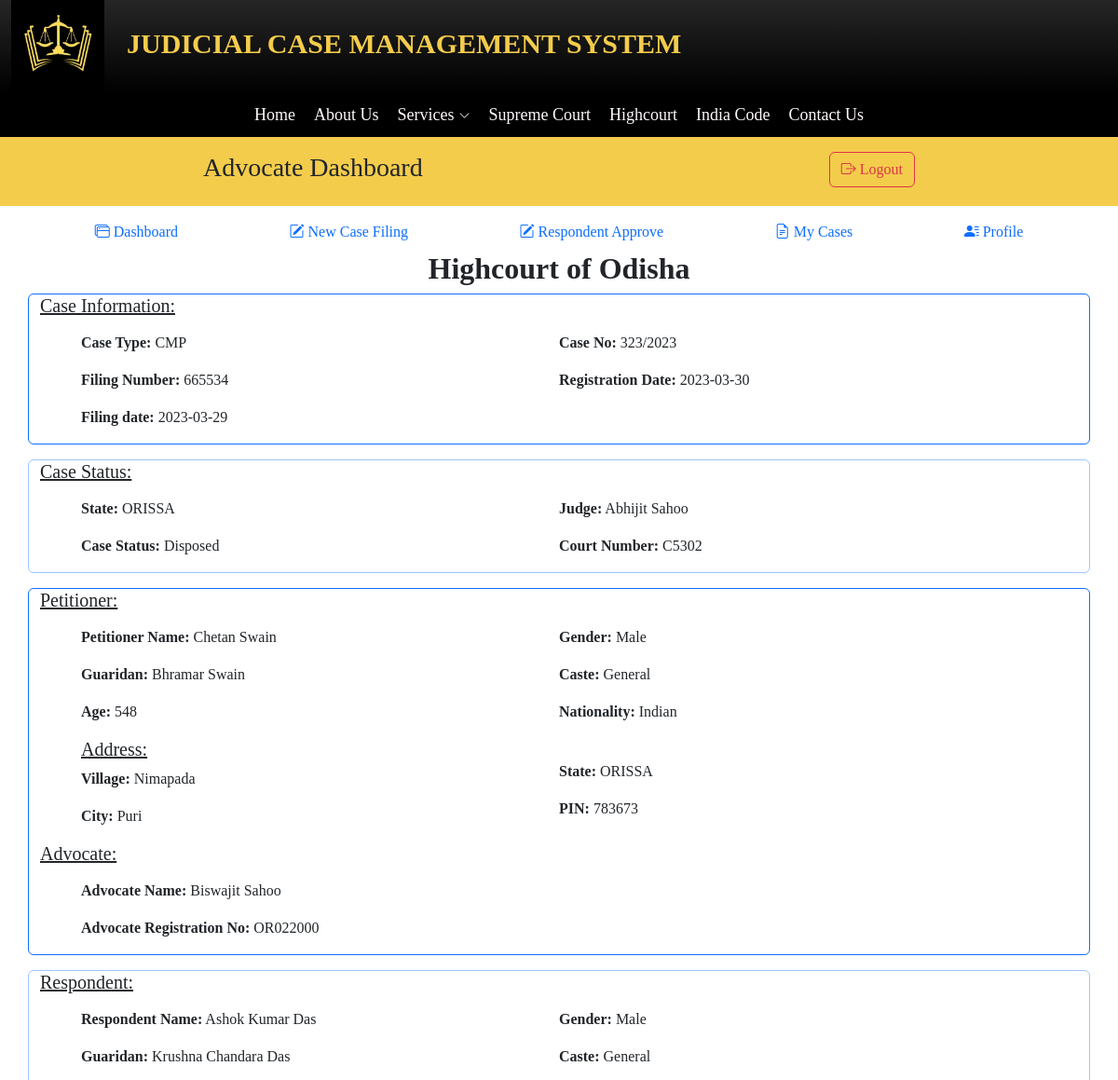
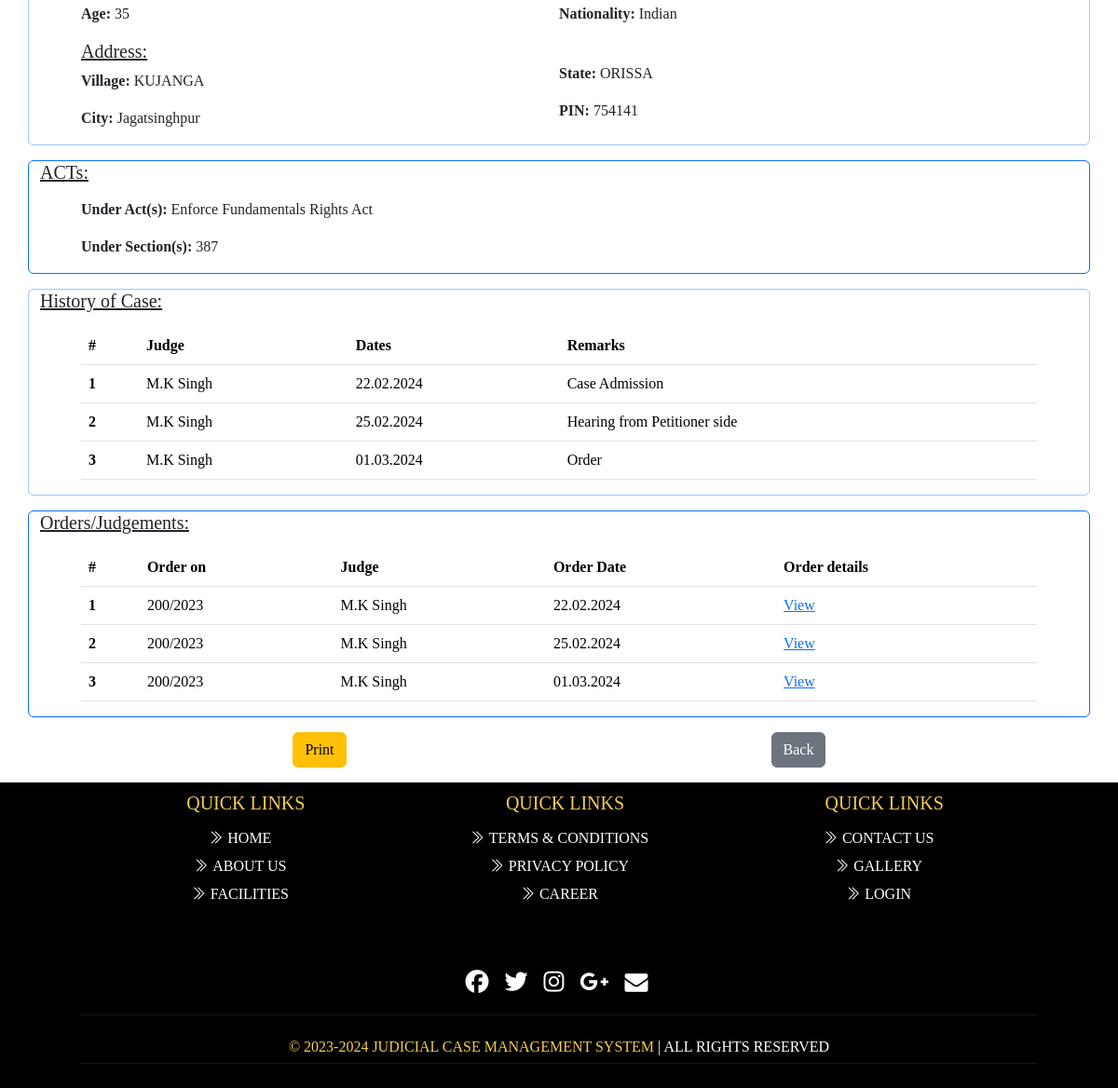
/Advocate/caseinfo.php?fno=665534 (signed in), run on the app's committed database (2 pictures, top to bottom).
### tables this page shows
CREATE TABLE `casefiling` (
  `slno` int(11) NOT NULL,
  `filingno` int(20) NOT NULL,
  `state` varchar(20) NOT NULL,
  `court` varchar(100) NOT NULL,
  `casetype` varchar(15) NOT NULL,
  `date` date NOT NULL,
  `pname` varchar(50) NOT NULL,
  `pgname` varchar(50) NOT NULL,
  `page` int(10) NOT NULL,
  `pgender` varchar(15) NOT NULL,
  `pnation` varchar(20) NOT NULL,
  `pcaste` varchar(10) NOT NULL,
  `pemail` varchar(50) NOT NULL,
  `pphn` bigint(12) NOT NULL,
  `padd` varchar(70) NOT NULL,
  `pcity` varchar(20) NOT NULL,
  `pstate` varchar(20) NOT NULL,
  `ppin` int(6) NOT NULL,
  `rname` varchar(50) NOT NULL,
  `rgname` varchar(50) NOT NULL,
  `rage` int(5) NOT NULL,
  `rgender` varchar(6) NOT NULL,
  `rnation` varchar(20) NOT NULL,
  `rcaste` varchar(25) NOT NULL,
  `radd` varchar(70) NOT NULL,
  `rcity` varchar(20) NOT NULL,
  `rstate` varchar(20) NOT NULL,
  `rpin` int(6) NOT NULL,
  `advno` varchar(30) NOT NULL,
  `advname` varchar(50) NOT NULL,
  `r_advname` varchar(50) DEFAULT NULL,
  `r_advno` varchar(10) DEFAULT NULL,
  `fact` text NOT NULL,
  `act` varchar(100) NOT NULL,
  `section` varchar(100) NOT NULL,
  `file` varchar(100) NOT NULL,
  `sts` varchar(11) NOT NULL,
  `judgement` text DEFAULT NULL,
  `verify` int(1) NOT NULL DEFAULT 0
);

CREATE TABLE `case_info` (
  `slno` int(100) NOT NULL,
  `f_filingno` varchar(11) NOT NULL,
  `f-date` date NOT NULL,
  `case_type` varchar(11) NOT NULL,
  `case_no` varchar(11) NOT NULL,
  `year` int(11) NOT NULL,
  `regd_date` date NOT NULL,
  `j_regd` varchar(11) NOT NULL,
  `a_regd` varchar(11) NOT NULL,
  `courtno` int(11) NOT NULL
);

CREATE TABLE `judge_info` (
  `j_slno` int(20) NOT NULL,
  `j_regd` varchar(50) NOT NULL,
  `j_name` varchar(50) NOT NULL,
  `j_email` varchar(50) NOT NULL,
  `j_phn` bigint(11) NOT NULL,
  `j_pass` varchar(50) NOT NULL,
  `j_path` varchar(100) NOT NULL,
  `status` tinyint(1) NOT NULL
);

### Advocate/caseinfo.php (the view, shortened to what this page needs)
<?php
$f = $_GET['fno'];
include '../dbcon.php';
try {
    $sql = "SELECT * FROM `casefiling` WHERE `filingno`='$f'";
    $run = mysqli_query($con, $sql);
    if (mysqli_num_rows($run) > 0) {
        while ($row = mysqli_fetch_assoc($run)) {
            $filingno = $row['filingno'];
            $state = $row['state'];
            $casetype = $row['casetype'];
            $date = $row['date'];
            $pname = $row['pname'];
            $pgname = $row['pgname'];
            $page = $row['page'];
            $pgender = $row['pgender'];
            $pnation = $row['pnation'];
            $pcaste = $row['pcaste'];
            $padd = $row['padd'];
            $pcity = $row['pcity'];
            $pstate = $row['pstate'];
            $ppin = $row['ppin'];
            $rname = $row['rname'];
            $rgname = $row['rgname'];
            $rage = $row['rage'];
            $rgender = $row['rgender'];
            $rnation = $row['rnation'];
            $rcaste = $row['rcaste'];
            $radd = $row['radd'];
            $rcity = $row['rcity'];
            $rstate = $row['rstate'];
            $rpin = $row['rpin'];
            $advno = $row['advno'];
            $advname = $row['advname'];
            $act = $row['act'];
            $section = $row['section'];
            $sts = $row['sts'];
        }
    } else {
        echo "Records not available";
        exit();
    }
} catch (\Throwable $th) {
    echo "Error to Found data";
}
?>
<!DOCTYPE html>
<html lang="en">
<head>
</head>
<body>
    <?php include 'head.php'; ?>
    <?php include 'a_nav.php'; ?>
    <section>
        <div class="container text-center">
            <h2><strong>Highcourt of Odisha</strong></h2>
        </div>
        <div class="container border border-primary rounded mb-3">
            <h5 class=""><u>Case Information:</u></h5>
            <div class="mt-3">
                <div class="row">
                    <div class="col">
                        <p><strong>Case Type:</strong> <span><?php echo $casetype; ?></span></p>
                        <p><strong>Filing Number:</strong> <span><?php echo $filingno; ?></span></p>
                        <p><strong>Filing date:</strong> <span><?php echo $date; ?></span></p>
                    </div>
                    <div class="col">
                        <?php
                        $query = "SELECT * FROM `case_info` WHERE `f_filingno`='$filingno' ";
                        $res = mysqli_query($con, $query);
                        if (mysqli_num_rows($res) > 0) {
                            while ($r = mysqli_fetch_assoc($res)) {
                                $case = $r["case_no"] . '/' . $r["year"];
                                $rdate = $r["regd_date"];
                                $jid = $r["j_regd"];
                            }
                        }
                        $query2 = "SELECT * FROM `judge_info` WHERE `j_regd`='$jid' ";
                        $run2 = mysqli_query($con, $query2);
                        $rw = mysqli_fetch_array($run2);
                        $jname = $rw['j_name'];
                        ?>
                        <p><strong>Case No:</strong> <span><?php echo $case; ?></span></p>
                        <p><strong>Registration Date:</strong> <span><?php echo $rdate; ?></span></p>
                    </div>
                </div>
            </div>
        </div>
        <div class="container border border-primary-subtle rounded mb-3">
            <h5 class=""><u>Case Status:</u></h5>
            <div class="mt-3">
                <div class="row">
                    <div class="col">
                        <p><strong>State:</strong> <span><?php echo $state; ?></span></p>
                        <p><strong>Case Status:</strong> <span><?php echo $sts; ?></span></p>
                    </div>
                    <div class="col">
                        <p><strong>Judge:</strong> <span><?php echo $jname; ?></span></p>
                        <p><strong>Court Number:</strong> <span>C5302</span></p>
                    </div>
                </div>
            </div>
        </div>
        <div class="container border border-primary rounded mb-3">
            <h5 class=""><u>Petitioner:</u></h5>
            <div class="mt-3">
                <div class="row">
                    <div class="col">
                        <p><strong>Petitioner Name:</strong> <span><?php echo $pname; ?></span></p>
                        <p><strong>Guaridan:</strong> <span><?php echo $pgname; ?></span></p>
                        <p><strong>Age:</strong> <span>5<?php echo $page; ?></span></p>
                        <h5><u>Address:</u></h5>
                        <p><strong>Village:</strong> <span><?php echo $padd; ?></span></p>
                        <p><strong>City:</strong> <span><?php echo $pcity; ?></span></p>
                    </div>
                    <div class="col">
                        <p><strong>Gender:</strong> <span><?php echo $pgender; ?></span></p>
                        <p><strong>Caste:</strong> <span><?php echo $pcaste; ?></span></p>
                        <p><strong>Nationality:</strong> <span><?php echo $pnation; ?></span></p>
                        <br>
                        <p><strong>State:</strong> <span><?php echo $pstate; ?></span></p>
                        <p><strong>PIN:</strong> <span><?php echo $ppin; ?></span></p>
                    </div>
                </div>
                <h5><u>Advocate:</u></h5>
                <div class="mt-3 row">
                    <p><strong>Advocate Name:</strong> <span><?php echo $advname; ?></span></p>
                    <p><strong>Advocate Registration No:</strong> <span><?php echo $advno; ?></span></p>
                </div>
            </div>
        </div>
        <div class="container border border-primary-subtle rounded mb-3">
            <h5 class=""><u>Respondent:</u></h5>
            <div class="mt-3">
                <div class="row">
                    <div class="col">
                        <p><strong>Respondent Name:</strong> <span><?php echo $rname; ?></span></p>
                        <p><strong>Guaridan:</strong> <span><?php echo $rgname; ?></span></p>
                        <p><strong>Age:</strong> <span><?php echo $rage; ?></span></p>
                        <h5><u>Address:</u></h5>
                        <p><strong>Village:</strong> <span><?php echo $radd; ?></span></p>
                        <p><strong>City:</strong> <span><?php echo $rcity; ?></span></p>
                    </div>
                    <div class="col">
                        <p><strong>Gender:</strong> <span><?php echo $rgender; ?></span></p>
                        <p><strong>Caste:</strong> <span><?php echo $rcaste; ?></span></p>
                        <p><strong>Nationality:</strong> <span><?php echo $rnation; ?></span></p>
                        <br>
                        <p><strong>State:</strong> <span><?php echo $rstate; ?></span></p>
                        <p><strong>PIN:</strong> <span><?php echo $rpin; ?></span></p>
                    </div>
                </div>
            </div>
        </div>
        <div class="container border border-primary rounded mb-3">
            <h5 class=""><u>ACTs:</u></h5>
            <div class="mt-3">
                <div class="row">
                    <p><strong>Under Act(s):</strong> <span><?php echo $act; ?></span></p>
                    <p><strong>Under Section(s):</strong> <span><?php echo $section; ?></span></p>
                </div>
            </div>
        </div>
        <div class="container border border-primary-subtle rounded mb-3">
            <h5 class=""><u>History of Case:</u></h5>
            <div class="mt-3">
                <div class="row">
                    <table class="table">
                        <thead>
                            <tr>
                                <th scope="col">#</th>
                                <th scope="col">Judge</th>
                                <th scope="col">Dates</th>
                                <th scope="col">Remarks</th>
                            </tr>
                        </thead>
                        <tbody>
                            <tr>
                                <th scope="row">1</th>
                                <td>M.K Singh</td>
                                <td>22.02.2024</td>
                                <td>Case Admission</td>
                            </tr>
                            <tr>
                                <th scope="row">2</th>
                                <td>M.K Singh</td>
                                <td>25.02.2024</td>
                                <td>Hearing from Petitioner side</td>
                            </tr>
                            <tr>
                                <th scope="row">3</th>
                                <td>M.K Singh</td>
                                <td>01.03.2024</td>
                                <td> Order</td>
                            </tr>
                        </tbody>
                    </table>
                </div>
            </div>
        </div>
        <div class="container border border-primary rounded mb-3">
            <h5 class=""><u>Orders/Judgements:</u></h5>
            <div class="mt-3">
                <div class="row">
                    <table class="table">
                        <thead>
                            <tr>
                                <th scope="col">#</th>
                                <th scope="col">Order on</th>
                                <th scope="col">Judge</th>
                                <th scope="col">Order Date</th>
                                <th scope="col">Order details</th>
                            </tr>
                        </thead>
                        <tbody>
                            <tr>
                                <th scope="row">1</th>
                                <td>200/2023</td>
                                <td>M.K Singh</td>
                                <td>22.02.2024</td>
                                <td><a href="#">View</a></td>
                            </tr>
                            <tr>
                                <th scope="row">2</th>
                                <td>200/2023</td>
                                <td>M.K Singh</td>
                                <td>25.02.2024</td>
                                <td><a href="#">View</a></td>
                            </tr>
                            <tr>
                                <th scope="row">3</th>
                                <td>200/2023</td>
                                <td>M.K Singh</td>
                                <td>01.03.2024</td>
                                <td><a href="#">View</a></td>
                            </tr>
                        </tbody>
                    </table>
                </div>
            </div>
        </div>
        <div class="container mb-3">
            <div class="row">
                <div class="col-6 text-center">
                    <input type="button" class="btn btn-warning" onclick="window.print()" value="Print">
                </div>
                <div class="col-6 text-center">
                    <a href="cases.php" class="btn btn-secondary">Back</a>
                </div>
            </div>
        </div>
    </section>
    <?php include 'foot.php'; ?>
</body>
</html>

### assets/css/nav.css (style rules this page uses)
body { font-family: Georgia, 'Cambria'; }
*, *::before, *::after { box-sizing: border-box; }
.row { --bs-gutter-x: -5.5rem; }

### data on the page
casefiling: casetype "CMP", filingno "665534", date "2023-03-29", state "ORISSA", sts "Disposed", pname "Chetan Swain", pgname "Bhramar Swain", page "48", padd "Nimapada", pcity "Puri", pgender "Male", pcaste "General", pnation "Indian", pstate "ORISSA", ppin "783673", advname "Biswajit Sahoo", advno "OR022000", rname "Ashok Kumar Das", rgname "Krushna Chandara Das", rage "35", radd "KUJANGA", rcity "Jagatsinghpur", rgender "Male", rcaste "General", rnation "Indian", rstate "ORISSA", rpin "754141", act "Enforce Fundamentals Rights Act", section "387"
case_info: case "323/2023", regd_date "2023-03-30"
judge_info: j_name "Abhijit Sahoo"
